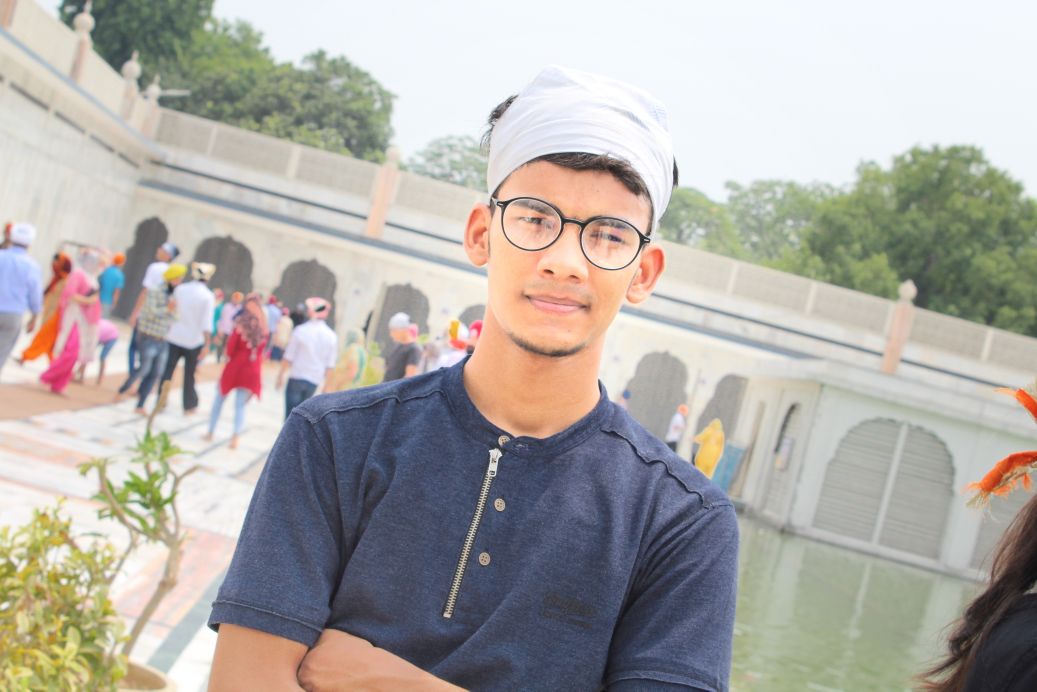
#> input picture trial_img.JPG, 5184 x 3456 px, found by its file name (shown at 1/5 size)
$ jupyter execute 'MY Project.ipynb'
#> lines starting #> are read from the running program, lines starting #| are printed output that depends on the picture
[cell 1]
import os
import cv2
import numpy as np
def faceDetection(test_img):
    gray_img=cv2.cvtColor(test_img,cv2.COLOR_BGR2GRAY)
    face_haar_cascade = cv2.CascadeClassifier('haarcascade_frontalface_default.xml')
    faces = face_haar_cascade.detectMultiScale(gray_img,scaleFactor = 1.3 ,minNeighbors = 5)
    return faces,gray_img
test_img = cv2.imread ('trial_img.jpg')
#> test_img is the input picture: shape (3456, 5184, 3); mean B, G, R 167.7, 172.6, 176.4
faces_detected,gray_img = faceDetection(test_img)
#> in faceDetection, `gray_img=cv2.cvtColor(test_img,cv2.COLOR_BGR2GRAY)`:
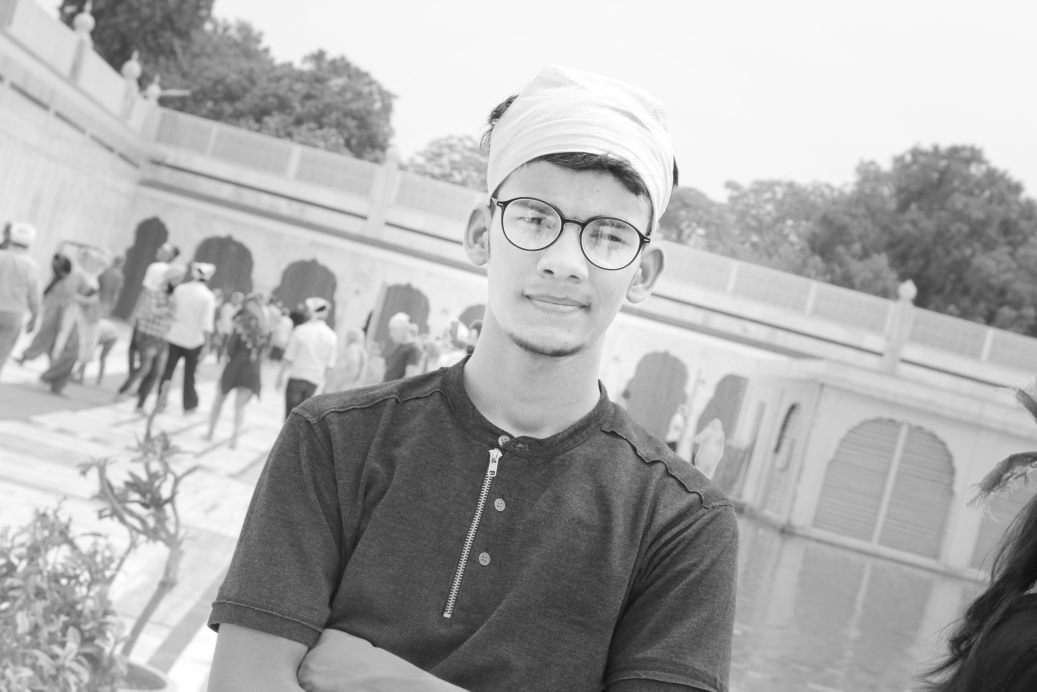
#> gray_img: shape (3456, 5184) (shown at 1/5 size); min 11, max 255, mean 173.2
#> in faceDetection, `faces = face_haar_cascade.detectMultiScale(gray_img,scaleFactor = 1.3 ..`: faces = ()
#> faces_detected = ()
print("face detected",faces_detected)
#| face detected ()
for (x,y,w,h) in faces_detected:
    cv2.rectangle(test_img,(x,y),(x+w,y+h),(255,0,0),thickness=5)
    pass
#> this loop made 0 passes
resized_img = cv2.resize(test_img,(1000,700))
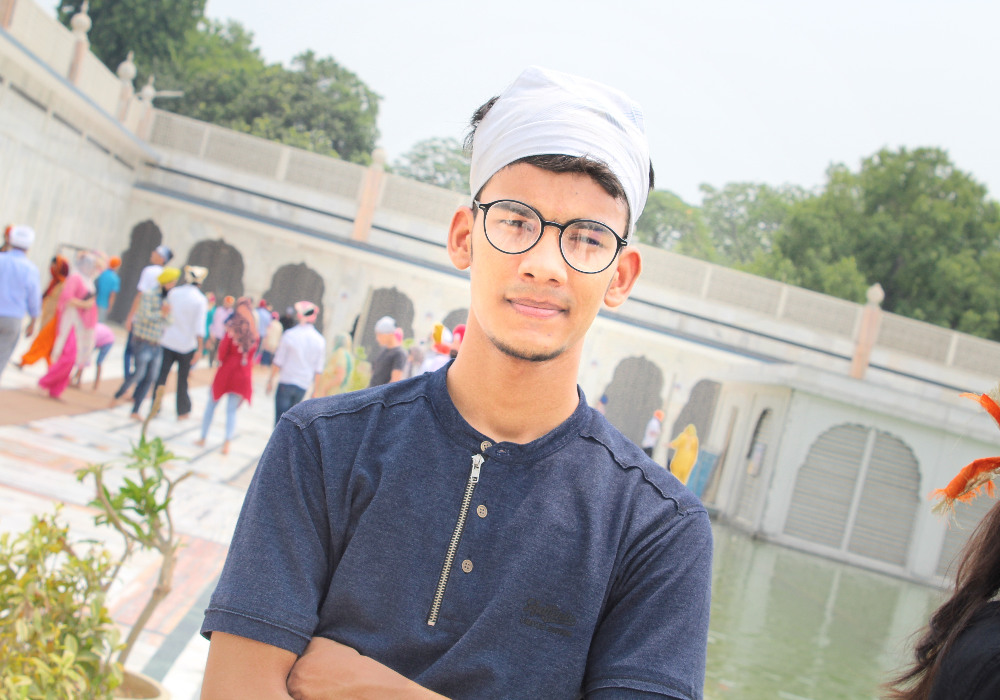
#> resized_img: shape (700, 1000, 3); mean B, G, R 167.6, 172.5, 176.3
cv2.imshow("face detection",resized_img)
cv2.waitKey(0)
cv2.destroyAllWindows()
